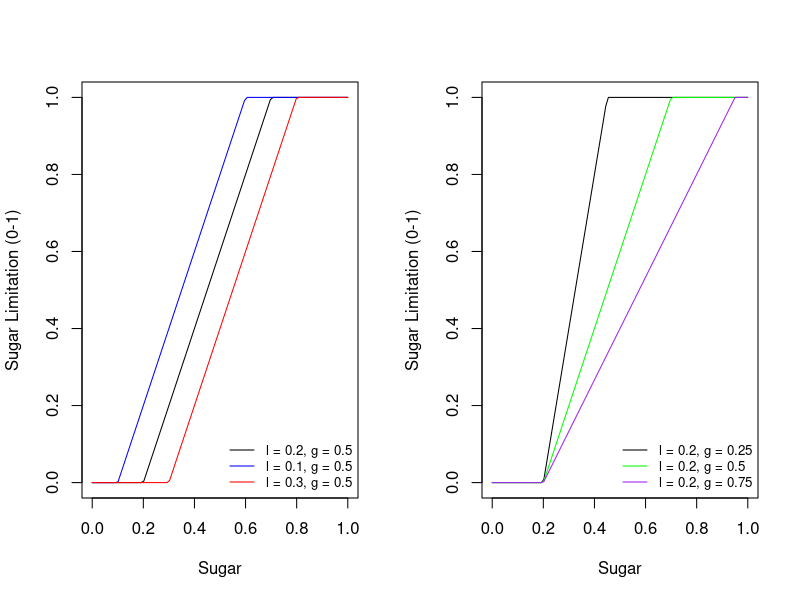

The R script that drew this image: (Note: this script raises an error after producing the figure.)
## ---- chunk 1

sugar_limitation <- function(s, l, g, epsilon = 1e-8) {
  out <- ifelse(s < l,
                0,
                pmin(1, (s - l) / (g + epsilon)))
  return(out)
}

sugar <- seq(0, 1, length.out = 100)

par(mfrow = c(1, 2))

# First plot
plot(sugar, sugar_limitation(sugar, 0.2, 0.5), type = "l",
     xlab = "Sugar", ylab = "Sugar Limitation (0-1)")
lines(sugar, sugar_limitation(sugar, 0.1, 0.5), col = "blue")
lines(sugar, sugar_limitation(sugar, 0.3, 0.5), col = "red")

legend("bottomright",
       legend = c("l = 0.2, g = 0.5",
                  "l = 0.1, g = 0.5",
                  "l = 0.3, g = 0.5"),
       col = c("black", "blue", "red"),
       lty = 1, cex = 0.8, bty = "n")

# Second plot
plot(sugar, sugar_limitation(sugar, 0.2, 0.25), type = "l",
     xlab = "Sugar", ylab = "Sugar Limitation (0-1)")
lines(sugar, sugar_limitation(sugar, 0.2, 0.5), col = "green")
lines(sugar, sugar_limitation(sugar, 0.2, 0.75), col = "purple")

legend("bottomright",
       legend = c("l = 0.2, g = 0.25",
                  "l = 0.2, g = 0.5",
                  "l = 0.2, g = 0.75"),
       col = c("black", "green", "purple"),
       lty = 1, cex = 0.8, bty = "n")

## ---- chunk 2

w_target <- function(T_air, PAR,
                     T_crit = 5, PAR_crit = 30,
                     kT = 2, kPAR = 10) {

  f_T   <- 1 / (1 + exp(-(T_air - T_crit) / kT))
  f_PAR <- 1 / (1 + exp(-(PAR - PAR_crit) / kPAR))

  1 - f_T * f_PAR
}

update_w <- function(w_prev, T_air, PAR, tau = 7) {
  w_star <- w_target(T_air, PAR)
  w_new  <- w_prev + (w_star - w_prev) / tau
  return(w_new)
}

w_star <- w_target(weather_2015$T, weather_2015$PAR)

w <- numeric(length(w_star))
w[1] <- w_star[1]  # initialise

for (i in 2:length(w_star)) {
  w[i] <- update_w(w[i - 1],
                   weather_2015$T[i],
                   weather_2015$PAR[i],
                   tau = 7)
}

plot(w_star,
     type = "l",
     col = "grey",
     lwd = 1,
     ylim = c(0, 1),
     xlab = "Day of year (2025)",
     ylab = "Winter scaling (w)",
     main = "Winter scaling with physiological delay (2025)")

lines(w,
      col = "blue",
      lwd = 2)

legend("bottomright",
       legend = c("Instantaneous response", "Delayed response (τ = 7 days)"),
       col = c("grey", "blue"),
       lwd = c(1, 2),
       bty = "n",
       cex = 0.75)

## ---- chunk 3
# 1️⃣ Sugar availability (bottom limit)
sigma_s <- function(s, s_crit) {
  out <- s / s_crit
  out <- pmin(pmax(out, 0), 1)
  return(out)
}

# 2️⃣ Max storage capacity (top limit)
sigma_max <- function(c_st, s, theta_max) {
  out <- 1 - (c_st + s - (theta_max/2)) / (theta_max/2)  # 1 when empty, 0 when full
  out <- pmin(pmax(out, 0), 1)                           # clip to [0,1]
  return(out)
}

s_vals <- seq(-1, 1, length.out = 200)
r_vals <- seq(-1, 1, length.out = 200)
theta_max <- 1
zeta <- 5

# Sigma_s with shift
plot(s_vals, sigma_s(s_vals, theta_max/2), type="l",
     main="Sigma_s (Sugar availability, x_shift=1.5)",
     xlab="Sugar (s)", ylab="Sigma_s(s)")

# Sigma_max with shift
plot(r_vals, sigma_max(r_vals, s = 0.5, theta_max), type="l",
     main="Sigma_max (Max storage)",
     xlab="Starch (c_st)", ylab="Sigma_max")

## ---- chunk 4

F_function <- function(Ss, St, V, Theta, A0, delta, eps = 1e-6) {

  # Effective sugar above lower bound
  s <- pmax(0, Ss - V)

  # Sugar availability (1 if s > 0, else 0)
  K_s = 0.25 * Theta
  sigma_s <- s / (s + K_s)

  # Remaining shared storage capacity
  Theta_free <- pmax(0, Theta - (St))
  sigma_Theta <- Theta_free / (Theta_free + eps)

  # Fluxes
  F_syn <- A0 * sigma_s * sigma_Theta
  F_rem <- delta * St * (1 - sigma_s)

  # Net flux (positive: sugar -> starch)
  F <- F_syn - F_rem

  return(F)
}

# Fixed parameters
W <- 0.1
theta <- 1.0
A0 <- 0.9
delta <- 0.9

starch = seq(0, 1, length.out = 100)

par(mfrow = c(1, 2))

# --- Plot 1: Transfer to starch vs sugar ---
plot(sugar, F_function(sugar, 0.25, W, theta, A0, delta),
     xlab = "Sugar", ylab = "Transfered to Starch",
     type = "l", col = "yellow", ylim = c(-1, 1))
lines(sugar, F_function(sugar, 0.5, W, theta, A0, delta), col = "orange")
lines(sugar, F_function(sugar, 0.75, W, theta, A0, delta), col = "red")

legend("topleft",
       legend = c("Starch = 0.25", "Starch = 0.5", "Starch = 0.75"),
       col = c("yellow", "orange", "red"),
       lty = 1, lwd = 2, cex = 0.8, bty = "n")

# --- Plot 2: Transfer to sugar vs starch ---
ylim <- range(F_function(0.25, starch, W, theta, A0, delta),
              F_function(0.5, starch, W, theta, A0, delta),
              F_function(0.75, starch, W, theta, A0, delta))

plot(starch, F_function(0.25, starch, W, theta, A0, delta),
     xlab = "Starch", ylab = "Transfered to Starch",
     type = "l", col = "yellow", ylim = ylim)
lines(starch, F_function(0.5, starch, W, theta, A0, delta), col = "orange")
lines(starch, F_function(0.75, starch, W, theta, A0, delta), col = "red")

legend("bottomleft",
       legend = c("Sugar = 0.25", "Sugar = 0.5", "Sugar = 0.75"),
       col = c("yellow", "orange", "red"),
       lty = 1, lwd = 2, cex = 0.8, bty = "n")

par(mfrow = c(1, 2))  # 4 panels: W, theta, A0, delta

# --- Sugar version --- #

# 1. Vary W
W_vals <- c(0.2, 0.5, 0.8)
ylim = range(F_function(sugar, 0.5, W_vals[1], theta, A0, delta), F_function(sugar, 0.5, W_vals[2], theta, A0, delta), F_function(sugar, 0.5, W_vals[3], theta, A0, delta))
plot(sugar, F_function(sugar, 0.5, W_vals[1], theta, A0, delta),
     type = "l", col = "red", ylim = ylim,
     xlab = "Sugar", ylab = "F", main = "Effect of W (Starch = 0.5)")
lines(sugar, F_function(sugar, 0.5, W_vals[2], theta, A0, delta), col = "blue")
lines(sugar, F_function(sugar, 0.5, W_vals[3], theta, A0, delta), col = "green")
legend("bottomright", legend = paste("W =", W_vals), col = c("red","blue","green"), lty = 1, bty = "n", cex = 0.8)

# 1. Vary W
ylim = range(F_function(0.5, starch, W_vals[1], theta, A0, delta),
             F_function(0.5, starch, W_vals[2], theta, A0, delta),
             F_function(0.5, starch, W_vals[3], theta, A0, delta))
plot(starch, F_function(0.5, starch, W_vals[1], theta, A0, delta),
     type = "l", col = "red", ylim = ylim,
     xlab = "Starch", ylab = "F", main = "Effect of W (Sugar = 0.5)")
lines(starch, F_function(0.5, starch, W_vals[2], theta, A0, delta, k), col = "blue")
lines(starch, F_function(0.5, starch, W_vals[3], theta, A0, delta, k), col = "green")
legend("bottomleft", legend = paste("W =", W_vals), col = c("red","blue","green"), lty = 1, bty = "n", cex = 0.8)

# 2. Vary theta
theta_vals <- c(0.5, 1, 1.5)
ylim = range(F_function(sugar, 0.5, W, theta_vals[1], A0, delta), 
             F_function(sugar, 0.5, W, theta_vals[2], A0, delta), 
             F_function(sugar, 0.5, W, theta_vals[3], A0, delta))
ylim = range(F_function(sugar, 0.5, W, theta_vals[1], A0, delta), F_function(sugar, 0.5,  W, theta_vals[2], A0, delta), F_function(sugar, 0.5,  W, theta_vals[3], A0, delta))
plot(sugar, F_function(sugar, 0.5, W, theta_vals[1], A0, delta),
     type = "l", col = "red", ylim = ylim,
     xlab = "Sugar", ylab = "F", main = "Effect of stoage (Starch = 0.5)")
lines(sugar, F_function(sugar, 0.5, W, theta_vals[2], A0, delta), col = "blue")
lines(sugar, F_function(sugar, 0.5, W, theta_vals[3], A0, delta), col = "green")
legend("bottomleft", legend = paste("theta =", theta_vals), col = c("red","blue","green"), lty = 1, bty = "n", cex = 0.8)

# 2. Vary theta
ylim = range(F_function(0.5, starch, W, theta_vals[1], A0, delta), 
             F_function(0.5, starch, W, theta_vals[2], A0, delta), 
             F_function(0.5, starch, W, theta_vals[3], A0, delta))
plot(starch, F_function(0.5, starch, W, theta_vals[1], A0, delta),
     type = "l", col = "red", ylim = ylim,
     xlab = "Starch", ylab = "F", main = "Effect of storage (Sugar = 0.5)")
lines(starch, F_function(0.5, starch, W, theta_vals[2], A0, delta), col = "blue")
lines(starch, F_function(0.5, starch, W, theta_vals[3], A0, delta), col = "green")
legend("bottomleft", legend = paste("theta =", theta_vals), col = c("red","blue","green"), lty = 1, bty = "n", cex = 0.8)

# 3. Vary A0
A0_vals <- c(0.1, 0.2, 0.4)
ylim = range(F_function(sugar, 0.5, W, theta, A0_vals[1], delta), 
             F_function(sugar, 0.5,  W, theta, A0_vals[2], delta), 
             F_function(sugar, 0.5,  W, theta, A0_vals[3], delta))
plot(sugar, F_function(sugar, 0.5, W, theta, A0_vals[1], delta),
     type = "l", col = "red", ylim = ylim,
     xlab = "Sugar", ylab = "F", main = "Effect of Synthesis Parameter\n (Starch = 0.5)")
lines(sugar, F_function(sugar, 0.5, W, theta, A0_vals[2], delta), col = "blue")
lines(sugar, F_function(sugar, 0.5, W, theta, A0_vals[3], delta), col = "green")
legend("bottomleft", legend = paste("A0 =", A0_vals), col = c("red","blue","green"), lty = 1, bty = "n", cex = 0.8)

# 3. Vary A0
ylim = range(F_function(0.5, starch, W, theta, A0_vals[1], delta), 
             F_function(0.5, starch,  W, theta, A0_vals[2], delta), 
             F_function(0.5, starch,  W, theta, A0_vals[3], delta))
plot(starch, F_function(0.5, starch, W, theta, A0_vals[1], delta),
     type = "l", col = "red", ylim = ylim,
     xlab = "Starch", ylab = "F", main = "Effect of Synthesis Parameter\n (Sugar = 0.5)")
lines(starch, F_function(0.5, starch, W, theta, A0_vals[2], delta), col = "blue")
lines(starch, F_function(0.5, starch, W, theta, A0_vals[3], delta), col = "green")
legend("bottomleft", legend = paste("A0 =", A0_vals), col = c("red","blue","green"), lty = 1, bty = "n", cex = 0.8)

# 4. Vary delta
delta_vals <- c(0.1, 0.2, 0.4)
ylim = range(F_function(sugar, 0.5, W, theta, A0, delta_vals[1]), 
             F_function(sugar, 0.5,  W, theta, A0, delta_vals[2]), 
             F_function(sugar, 0.5,  W, theta, A0, delta_vals[3]))
plot(sugar, F_function(sugar, 0.5, W, theta, A0, delta_vals[1]),
     type = "l", col = "red", ylim = ylim,
     xlab = "Sugar", ylab = "F", main = "Effect of Desynthesis Parameter\n (Starch = 0.5)")
lines(sugar, F_function(sugar, 0.5, W, theta, A0, delta_vals[2]), col = "blue")
lines(sugar, F_function(sugar, 0.5, W, theta, A0, delta_vals[3]), col = "green")
legend("bottomleft", legend = paste("delta =", delta_vals), col = c("red","blue","green"), lty = 1, bty = "n", cex = 0.8)

# 4. Vary delta
ylim = range(F_function(0.5, starch, W, theta, A0, delta_vals[1]), 
             F_function(0.5, starch,  W, theta, A0, delta_vals[2]), 
             F_function(0.5, starch,  W, theta, A0, delta_vals[3]))
plot(starch, F_function(0.5, starch, W, theta, A0, delta_vals[1]),
     type = "l", col = "red", ylim = ylim,
     xlab = "Starch", ylab = "F", main = "Effect of Desynthesis Parameter\n (Sugar = 0.5)")
lines(starch, F_function(0.5, starch, W, theta, A0, delta_vals[2]), col = "blue")
lines(starch, F_function(0.5, starch, W, theta, A0, delta_vals[3]), col = "green")
legend("bottomleft", legend = paste("delta =", delta_vals), col = c("red","blue","green"), lty = 1, bty = "n", cex = 0.8)

## ---- chunk 5
F_capacity <- function(S, r, W = 0.5, theta_max = 0.5, 
                       A0 = 0.2, delta = 0.2, k = 20) {
  
  # effective sugar after winter cost
  s <- S - W
  
  # --- Hard-limit logistic functions ---
  # Sugar availability (for synthesis)
  sigma_s <- function(s, k) 1 / (1 + exp(k * (0 - s)))
  
  # Starch max capacity (synthesis stops when r -> theta_max)
  sigma_r_max <- function(r, theta_max, k) 1 / (1 + exp(k * (r + s - theta_max)))
  
  # Starch minimum for remobilization
  sigma_r_min <- function(r, k) 1 / (1 + exp(k * (0 - r)))
  
  # --- Fluxes ---
  # Synthesis: sugar -> starch
  F_syn <- A0 * s * sigma_r_max(r, theta_max, k) # sigma_s(s, k) * 
  
  # Remobilization: starch -> sugar
  # Remove multiplication by sigma_s(s, k), or optionally multiply by (1 - sigma_s(s,k))
  F_rem <- delta * r * sigma_r_min(r, k)
  
  # --- Combine smoothly ---
  # alpha still interpolates between synthesis and remobilization
  alpha <- sigma_s(s, k)
  F <- alpha * F_syn - (1 - alpha) * F_rem
  
  return(F)
}

# --- Parameters ---
W <- 0.5
theta_max <- 1
A0 <- 1.2
delta <- 1.2
k <- 20

sugar <- seq(0, 1, length.out = 100)
starch <- seq(0, 1, length.out = 100)

par(mfrow = c(1, 2))

ylim = range(F_capacity(sugar, 0.25, W, theta_max, A0, delta, k), 
             F_capacity(sugar, 0.5, W, theta_max, A0, delta, k),
             F_capacity(sugar, 0.75, W, theta_max, A0, delta, k))
# --- Plot 1: Transfer to starch vs sugar ---
plot(sugar, F_capacity(sugar, 0.25, W, theta_max, A0, delta, k),
     xlab = "Sugar", ylab = "Transferred to Starch",
     type = "l", col = "yellow", ylim = ylim)
lines(sugar, F_capacity(sugar, 0.5, W, theta_max, A0, delta, k), col = "orange")
lines(sugar, F_capacity(sugar, 0.75, W, theta_max, A0, delta, k), col = "red")
abline(v = W, col = "black", lty = 2)  # reference line
abline(v = theta_max, col = "black", lty = 3)  # reference line

legend("topleft",
       legend = c("Starch = 0.25", "Starch = 0.5", "Starch = 0.75"),
       col = c("yellow", "orange", "red"),
       lty = 1, lwd = 2, cex = 0.8, bty = "n")

# --- Plot 2: Transfer to sugar vs starch ---
ylim <- range(F_capacity(0.25, starch, W, theta_max, A0, delta, k),
              F_capacity(0.5, starch, W, theta_max, A0, delta, k),
              F_capacity(0.75, starch, W, theta_max, A0, delta, k))

plot(starch, F_capacity(0.25, starch, W, theta_max, A0, delta, k),
     xlab = "Starch", ylab = "Transferred to Sugar",
     type = "l", col = "yellow", ylim = ylim)
lines(starch, F_capacity(0.5, starch, W, theta_max, A0, delta, k), col = "orange")
lines(starch, F_capacity(0.75, starch, W, theta_max, A0, delta, k), col = "red")
abline(v = W, col = "black", lty = 2)  # reference line
abline(v = theta_max, col = "black", lty = 3)  # reference line

legend("topleft",
       legend = c("Sugar = 0.25", "Sugar = 0.5", "Sugar = 0.75"),
       col = c("yellow", "orange", "red"),
       lty = 1, lwd = 2, cex = 0.8, bty = "n")

# --- Parameter sweeps for F_capacity --- #

# Fixed sugar/starch for reference
s_ref <- 0.75
r_ref <- 0.5

par(mfrow = c(1, 2))  # 4 panels for W, theta_max, A0, delta

# --- 1. Vary W ---
W_vals <- c(0.2, 0.5, 0.8)

# Sugar version
ylim <- range(F_capacity(sugar, r_ref, W_vals[1], theta_max, A0, delta, k),
              F_capacity(sugar, r_ref, W_vals[2], theta_max, A0, delta, k),
              F_capacity(sugar, r_ref, W_vals[3], theta_max, A0, delta, k))

plot(sugar, F_capacity(sugar, r_ref, W_vals[1], theta_max, A0, delta, k),
     type = "l", col = "red", ylim = ylim,
     xlab = "Sugar", ylab = "F", main = paste0("Effect of W \n (Starch = ", r_ref, ")"))
lines(sugar, F_capacity(sugar, r_ref, W_vals[2], theta_max, A0, delta, k), col = "blue")
lines(sugar, F_capacity(sugar, r_ref, W_vals[3], theta_max, A0, delta, k), col = "green")
abline(v = W_vals[1], col = "red", lty = 2)  # reference line
abline(v = W_vals[2], col = "blue", lty = 2)  # reference line
abline(v = W_vals[3], col = "green", lty = 2)  # reference line
abline(v = W, col = "black", lty = 2)  # reference line
legend("topleft", legend = paste("W =", W_vals), col = c("red","blue","green"), lty = 1, bty = "n")

# Starch version
ylim <- range(F_capacity(s_ref, starch, W_vals[1], theta_max, A0, delta, k),
              F_capacity(s_ref, starch, W_vals[2], theta_max, A0, delta, k),
              F_capacity(s_ref, starch, W_vals[3], theta_max, A0, delta, k))

plot(starch, F_capacity(s_ref, starch, W_vals[1], theta_max, A0, delta, k),
     type = "l", col = "red", ylim = ylim,
     xlab = "Starch", ylab = "F", main = paste0("Effect of W \n (Sugar = ", s_ref, ")"))
lines(starch, F_capacity(s_ref, starch, W_vals[2], theta_max, A0, delta, k), col = "blue")
lines(starch, F_capacity(s_ref, starch, W_vals[3], theta_max, A0, delta, k), col = "green")
abline(v = W_vals[1], col = "red", lty = 2)  # reference line
abline(v = W_vals[2], col = "blue", lty = 2)  # reference line
abline(v = W_vals[3], col = "green", lty = 2)  # reference line
abline(v = theta_max, col = "black", lty = 3)  # reference line
legend("topleft", legend = paste("W =", W_vals), col = c("red","blue","green"), lty = 1, bty = "n")


# --- 2. Vary theta_max ---
theta_vals <- c(0.5, 1.0, 1.5)

# Sugar version
ylim <- range(F_capacity(sugar, r_ref, W, theta_vals[1], A0, delta, k),
              F_capacity(sugar, r_ref, W, theta_vals[2], A0, delta, k),
              F_capacity(sugar, r_ref, W, theta_vals[3], A0, delta, k))

plot(sugar, F_capacity(sugar, r_ref, W, theta_vals[1], A0, delta, k),
     type = "l", col = "red", ylim = ylim,
     xlab = "Sugar", ylab = "F", main = paste0("Effect of θ_max \n (Starch = ", r_ref, ")"))
lines(sugar, F_capacity(sugar, r_ref, W, theta_vals[2], A0, delta, k), col = "blue")
lines(sugar, F_capacity(sugar, r_ref, W, theta_vals[3], A0, delta, k), col = "green")
abline(v = W, col = "black", lty = 2)  # reference line
abline(v = theta_max[1], col = "red", lty = 3)  # reference line
abline(v = theta_max[2], col = "blue", lty = 3)  # reference line
abline(v = theta_max[3], col = "green", lty = 3)  # reference line
legend("topleft", legend = paste("θ_max =", theta_vals), col = c("red","blue","green"), lty = 1, bty = "n")

# Starch version
ylim <- range(F_capacity(s_ref, starch, W, theta_vals[1], A0, delta, k),
              F_capacity(s_ref, starch, W, theta_vals[2], A0, delta, k),
              F_capacity(s_ref, starch, W, theta_vals[3], A0, delta, k))

plot(starch, F_capacity(s_ref, starch, W, theta_vals[1], A0, delta, k),
     type = "l", col = "red", ylim = ylim,
     xlab = "Starch", ylab = "F", main = paste0("Effect of θ_max \n (Sugar = ", s_ref, ")"))
lines(starch, F_capacity(s_ref, starch, W, theta_vals[2], A0, delta, k), col = "blue")
lines(starch, F_capacity(s_ref, starch, W, theta_vals[3], A0, delta, k), col = "green")
abline(v = W, col = "black", lty = 2)  # reference line
abline(v = theta_max[1], col = "red", lty = 3)  # reference line
abline(v = theta_max[2], col = "blue", lty = 3)  # reference line
abline(v = theta_max[3], col = "green", lty = 3)  # reference line
legend("topleft", legend = paste("θ_max =", theta_vals), col = c("red","blue","green"), lty = 1, bty = "n")


# --- 3. Vary A0 ---
A0_vals <- c(0.5, 1.2, 2.0)

# Sugar version
ylim <- range(F_capacity(sugar, r_ref, W, theta_max, A0_vals[1], delta, k),
              F_capacity(sugar, r_ref, W, theta_max, A0_vals[2], delta, k),
              F_capacity(sugar, r_ref, W, theta_max, A0_vals[3], delta, k))

plot(sugar, F_capacity(sugar, r_ref, W, theta_max, A0_vals[1], delta, k),
     type = "l", col = "red", ylim = ylim,
     xlab = "Sugar", ylab = "F", main = paste0("Effect of Synthesis Rate A0 \n (Starch = ", r_ref, ")"))
abline(v = W, col = "black", lty = 2)  # reference line
abline(v = theta_max, col = "black", lty = 3)  # reference line
lines(sugar, F_capacity(sugar, r_ref, W, theta_max, A0_vals[2], delta, k), col = "blue")
lines(sugar, F_capacity(sugar, r_ref, W, theta_max, A0_vals[3], delta, k), col = "green")
legend("topleft", legend = paste("A0 =", A0_vals), col = c("red","blue","green"), lty = 1, bty = "n")

# Starch version
ylim <- range(F_capacity(s_ref, starch, W, theta_max, A0_vals[1], delta, k),
              F_capacity(s_ref, starch, W, theta_max, A0_vals[2], delta, k),
              F_capacity(s_ref, starch, W, theta_max, A0_vals[3], delta, k))

plot(starch, F_capacity(s_ref, starch, W, theta_max, A0_vals[1], delta, k),
     type = "l", col = "red", ylim = ylim,
     xlab = "Starch", ylab = "F", main = paste0("Effect of Synthesis Rate A0 \n (Sugar = ", s_ref, ")"))
abline(v = W, col = "black", lty = 2)  # reference line
abline(v = theta_max, col = "black", lty = 3)  # reference line
lines(starch, F_capacity(s_ref, starch, W, theta_max, A0_vals[2], delta, k), col = "blue")
lines(starch, F_capacity(s_ref, starch, W, theta_max, A0_vals[3], delta, k), col = "green")
legend("topleft", legend = paste("A0 =", A0_vals), col = c("red","blue","green"), lty = 1, bty = "n")


# --- 4. Vary delta ---
delta_vals <- c(0.5, 1.2, 2.0)

# Sugar version
ylim <- range(F_capacity(sugar, r_ref, W, theta_max, A0, delta_vals[1], k),
              F_capacity(sugar, r_ref, W, theta_max, A0, delta_vals[2], k),
              F_capacity(sugar, r_ref, W, theta_max, A0, delta_vals[3], k))

plot(sugar, F_capacity(sugar, r_ref, W, theta_max, A0, delta_vals[1], k),
     type = "l", col = "red", ylim = ylim,
     xlab = "Sugar", ylab = "F", main = paste0("Effect of Remobilization Rate δ \n (Starch = ", r_ref, ")"))
abline(v = W, col = "black", lty = 2)  # reference line
abline(v = theta_max, col = "black", lty = 3)  # reference line
lines(sugar, F_capacity(sugar, r_ref, W, theta_max, A0, delta_vals[2], k), col = "blue")
lines(sugar, F_capacity(sugar, r_ref, W, theta_max, A0, delta_vals[3], k), col = "green")
legend("topleft", legend = paste("δ =", delta_vals), col = c("red","blue","green"), lty = 1, bty = "n")

# Sugar version
ylim <- range(F_capacity(s_ref, starch, W, theta_max, A0, delta_vals[1], k),
              F_capacity(s_ref, starch, W, theta_max, A0, delta_vals[2], k),
              F_capacity(s_ref, starch, W, theta_max, A0, delta_vals[3], k))

plot(starch, F_capacity(s_ref, starch, W, theta_max, A0, delta_vals[1], k),
     type = "l", col = "red", ylim = ylim,
     xlab = "Sugar", ylab = "F", main = paste0("Effect of Remobilization Rate δ \n (Sugar = ", s_ref, ")"))
abline(v = W, col = "black", lty = 2)  # reference line
abline(v = theta_max, col = "black", lty = 3)  # reference line
lines(starch, F_capacity(s_ref, starch, W, theta_max, A0, delta_vals[2], k), col = "blue")
lines(starch, F_capacity(s_ref, starch, W, theta_max, A0, delta_vals[3], k), col = "green")
legend("topleft", legend = paste("δ =", delta_vals), col = c("red","blue","green"), lty = 1, bty = "n")

## ---- chunk 6
# Define the function f_m
f_m <- function(S_m, k_s) {
  return(S_m / (S_m + k_s))
}

# Range of S_m values
S_m_values <- seq(0, 1, by = 0.1)

# Different k_s values to plot
k_values <- c(0.01, 0.2, 0.5)

# Colors for each curve
colors <- c("blue", "red", "green")

# Create empty plot (without title)
plot(S_m_values, f_m(S_m_values, k_values[1]), type = "n",
     xlab = "Sugar Transfered to Mycorrhiza", ylab = "Percentage of Nitrogen Uptake Transfered",
     ylim = c(0, 1))  # y-axis goes from 0 to 1

# Add curves for each k_s
for(i in 1:length(k_values)) {
  lines(S_m_values, f_m(S_m_values, k_values[i]), col = colors[i], lwd = 2)
}

# Add a legend
legend("bottomright",
       legend = sapply(k_values, function(k) bquote(beta[m] == .(k))),
       col = colors, lwd = 2)

## ---- chunk 7

myco_seasonality_smooth <- function(TAir, temp_threshold = 5,
                                    window = 5,  # moving average window in days
                                    peak_length = 40,
                                    end_day = 220,
                                    slope = 0.075) {
  
  n_days <- length(TAir)
  days <- 1:n_days
  
  # --- Smooth temperature using moving average ---
  smooth_T <- stats::filter(TAir, rep(1/window, window), sides = 1)
  smooth_T[is.na(smooth_T)] <- TAir[is.na(smooth_T)]  # fallback for first days
  
  # --- Determine start day based on smoothed temperature ---
  start_day <- which(smooth_T >= temp_threshold)[1]
  if (is.na(start_day)) start_day <- n_days / 4  # fallback if threshold never reached
  
  # --- Spring ramp: smooth sigmoid from 0 to 1 ---
  spring <- 1 / (1 + exp(-slope * (days - start_day)))
  
  # --- Autumn taper: smooth sigmoid from 1 to 0 ---
  autumn <- 1 / (1 + exp(slope * (days - end_day)))
  
  # --- Combine ---
  myco_factor <- spring * autumn

  return(myco_factor)
}

# Example usage
myco_factor <- myco_seasonality_smooth(weather_2015$T)

plot(myco_factor, type="l",
     ylab="Mycorrhizal activity",
     xlab="Day of year",
     main="Smooth Temperature-Dependent Mycorrhizal Activity")

